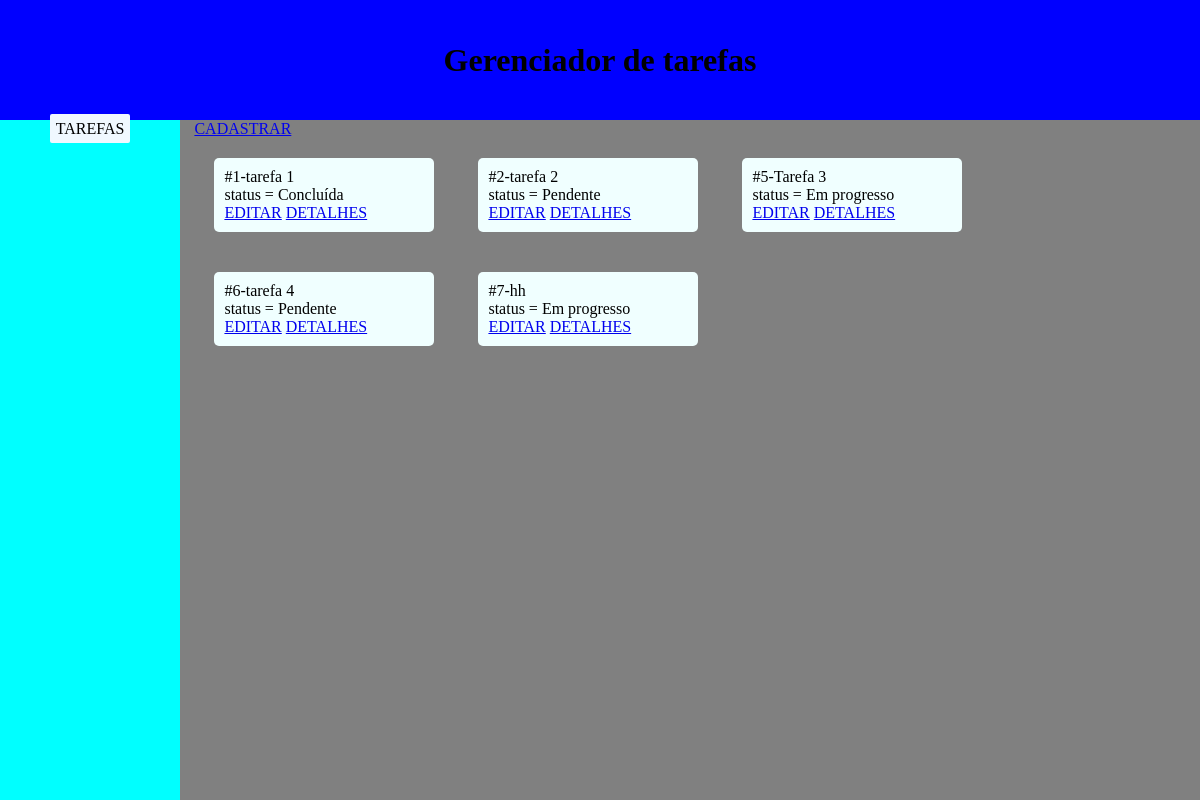
Screenshot of /tarefas with the database file from the repository.
### models.py (models this page shows, shortened)
class Tarefa(Base):
    __tablename__ = 'tarefas'
    id = Column(Integer, primary_key=True)
    nome = Column(String, nullable=False, index=True)
    descricao = Column(String)
    status = Column(Integer, nullable=False, index=True)
    def serialize_tarefa(self):
        dados_tarefa = {
            'id': self.id,
            'nome': self.nome,
            'descricao': self.descricao,
            'status': self.status
        }
        return dados_tarefa

### app.py (the view)
@app.route('/tarefas', methods=['GET', 'POST'])
def tarefas_func():
    lista_tarefas = select(Tarefa)
    lista_tarefas = db_session.execute(lista_tarefas).scalars()
    resultado = []
    for tarefa in lista_tarefas:
        resultado.append(tarefa.serialize_tarefa())
    return render_template('tarefas.html', tarefas=resultado)

### templates/tarefas.html
{% extends 'home.html' %}
{% block conteudo %}
    <a class="display-block" href="{{url_for('cadastro_func')}}">CADASTRAR</a>
    {% for i in tarefas %}
        <div class="card">
        <p>#{{i.id}}-{{i.nome}}</p>
        {% if i.status == 0 %}
            <p>status = Pendente</p>
        {% elif i.status == 1 %}
            <p>status = Em progresso</p>
        {% else %}
            <p>status = Concluída</p>
        {% endif %}
            <a href="{{url_for('editar_func', id=i.id)}}">EDITAR</a>
            <a href="{{url_for('detalhes_func', id=i.id)}}">DETALHES</a>
        </div>
    {% endfor %}
{% endblock %}

### templates/home.html (shortened to what this page needs)
<!DOCTYPE html>
<html lang="pt-BR">
<head>
    <link rel="stylesheet" href="/static/style.css">
</head>
<body>
    <header>
        <h1>Gerenciador de tarefas</h1>
    </header>
    <nav>
        <a href="{{url_for('tarefas_func')}}">TAREFAS</a>
    </nav>
    <main>
        {% block conteudo %}
        {% endblock %}
    </main>
</body>
</html>

### static/style.css (style rules this page uses)
* { padding: 0; margin: 0; }
header { width: 100vw; height: 15vh; background-color: blue; display: block; line-height: 15vh; text-align: center; }
nav { height: 85vh; width: 15vw; background-color: aqua; display: inline-block; text-align: center; }
main { height: 85vh; width: 83.8vw; background-color: gray; float: right; }
body { background-color: gray; }
nav a { background-color: aliceblue; padding: 6px; text-decoration: none; border-radius: 2px; text-align: center; color: black; }
.card { background-color: azure; padding: 10px; border-radius: 5px; margin: 20px; width: 200px; display: inline-block; }
.display-block { display: block; }

### rows the page displays
Tarefa: id "1", nome "tarefa 1", status "status = Concluída"
Tarefa: id "2", nome "tarefa 2", status "status = Pendente"
Tarefa: id "5", nome "Tarefa 3", status "status = Em progresso"
Tarefa: id "6", nome "tarefa 4", status "status = Pendente"
Tarefa: id "7", nome "hh", status "status = Em progresso"
